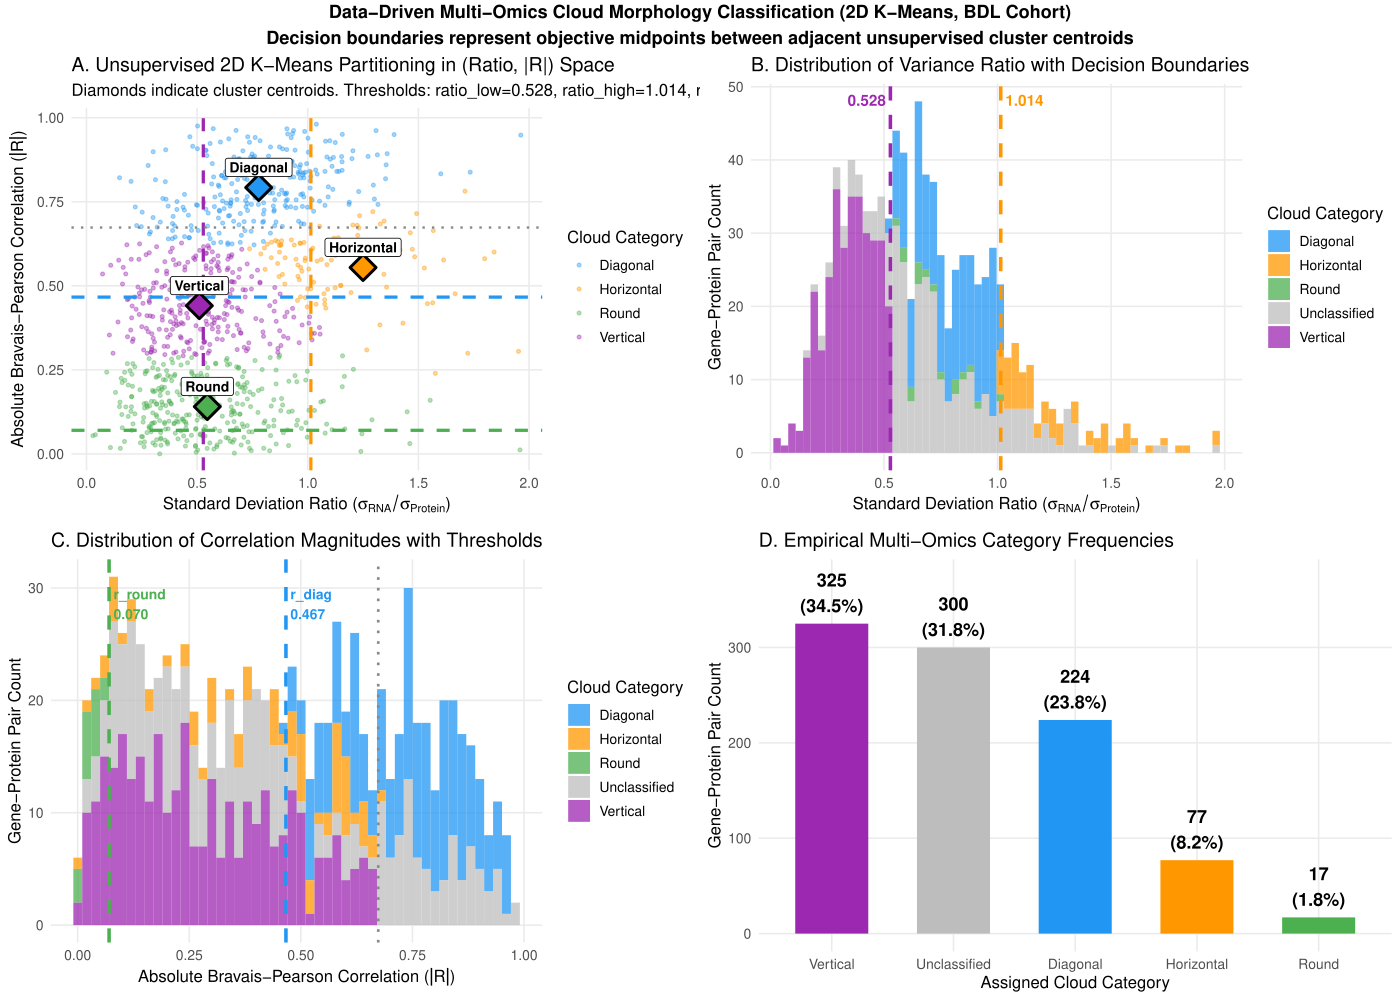

The script that saved this image:
# ==============================================================================
# SCRIPT: Cloud_Threshold_DataDriven.R
# PROJECT: Multi-Omics Protein Modeling & Liver Fibrosis Consortium (Paper 1)
# AUTHORS: Brunel Darwin Ngoune Domo, Andreas Groll, et al.
# PURPOSE: Unsupervised Data-Driven Derivation of Multi-Omics Cloud Morphology
#          Thresholds via 2D K-Means Clustering in the (Ratio, |Pearson R|) Space.
#
# METHODOLOGICAL RATIONALE:
# Rather than imposing arbitrary manual heuristic boundaries, this script applies
# an unsupervised 2D K-means clustering algorithm (K = 4) on the empirical joint
# distribution of the Transcriptomic-to-Proteomic standard deviation ratio:
#     Ratio = SD(RNA) / SD(Protein)
# and the absolute Bravais-Pearson correlation magnitude:
#     |R| = |cor(RNA, Protein)|
#
# The 4 natural geometric clusters correspond to the 4 canonical Cloud Categories:
#   1. Horizontal : High Ratio (RNA variance dominates), Low |R|
#   2. Vertical   : Low Ratio  (Protein variance dominates), Low |R|
#   3. Diagonal   : Medium Ratio, High |R| (Strong translational coupling)
#   4. Round      : Medium Ratio, Low |R|  (Uncoordinated biological noise)
#
# Optimal decision boundaries are analytically derived as the midpoints between
# adjacent cluster centroids in the unscaled feature space.
# ==============================================================================

# ------------------------------------------------------------------------------
# 0. REQUIRED LIBRARIES & ENVIRONMENT SETUP
# ------------------------------------------------------------------------------
suppressPackageStartupMessages({
  library(data.table)
  library(ggplot2)
  library(gridExtra)
  library(grid)
})

cat("======================================================================\n")
cat("  Unsupervised Multi-Omics Cloud Threshold Derivation (K-Means 2D)    \n")
cat("======================================================================\n\n")

# ------------------------------------------------------------------------------
# 1. DATA INGESTION & QUALITY FILTERING (BDL Cohort)
# ------------------------------------------------------------------------------
cat("[Step 1/6] Loading cross-omics dataset...\n")

data_path <- "C:/Users/ngoune/Documents/Projet I/Protein_Modeling_share/Cross_Data_Analysis/DTccl4_DT_LCPM_Gene_Protein_full.RData"
if (!file.exists(data_path)) {
  stop(sprintf("Input data file not found at: %s", data_path))
}

load(data_path)
Full_DT <- DTccl4_DT_LCPM
setDT(Full_DT)

# Standardize column naming and disease status
Full_DT[, Protein_Raw := ProteinIntensity]
Full_DT[, Dataset     := ifelse(is.na(TreatmentTime), "BDL Dataset", "CCl4 Dataset")]
Full_DT[, DiseaseGroup := NA_character_]
Full_DT[Dataset == "BDL Dataset" & as.character(Treatment) == "control", DiseaseGroup := "Control"]
Full_DT[Dataset == "BDL Dataset" & as.character(Treatment) == "BDL",     DiseaseGroup := "Disease"]

# Filter for valid BDL observations
bdl_DT <- Full_DT[Dataset == "BDL Dataset" & !is.na(GeneCount) & !is.na(Protein_Raw) & !is.na(DiseaseGroup)]

cat("[Step 2/6] Computing bivariate summary statistics per gene-protein pair...\n")
Cloud_Metrics <- bdl_DT[, {
  .(
    N         = .N,
    SD_RNA    = sd(GeneCount),
    SD_Prot   = sd(Protein_Raw),
    Pearson_R = suppressWarnings(cor(GeneCount, Protein_Raw, method = "pearson"))
  )
}, by = GeneProtein]

# Apply quality filtering: minimum 10 sample pairs and positive variance
Cloud_Metrics <- Cloud_Metrics[
  N >= 10 & !is.na(Pearson_R) & !is.na(SD_RNA) & !is.na(SD_Prot) & SD_RNA > 0 & SD_Prot > 0
]

# Derive core geometric features
Cloud_Metrics[, Ratio := SD_RNA / SD_Prot]
Cloud_Metrics[, AbsR  := abs(Pearson_R)]

cat(sprintf("  -> Successfully processed %d valid gene-protein pairs.\n", nrow(Cloud_Metrics)))

# ------------------------------------------------------------------------------
# 2. UNSUPERVISED 2D K-MEANS CLUSTERING ON NORMALIZED FEATURE SPACE
# ------------------------------------------------------------------------------
cat("\n[Step 3/6] Running 2D K-Means clustering (K = 4) on normalized unit hypercube [0, 1]^2...\n")

set.seed(42)  # For strict algorithmic reproducibility

# Min-Max Normalization to ensure equal weighting across both feature dimensions
ratio_min <- min(Cloud_Metrics$Ratio)
ratio_max <- max(Cloud_Metrics$Ratio)

ratio_scaled <- (Cloud_Metrics$Ratio - ratio_min) / (ratio_max - ratio_min)
r_scaled     <- Cloud_Metrics$AbsR  # Already naturally bounded in [0, 1]

km_data <- data.frame(Ratio_s = ratio_scaled, R_s = r_scaled)
km_fit  <- kmeans(km_data, centers = 4, nstart = 50, iter.max = 200)

Cloud_Metrics[, Cluster := as.character(km_fit$cluster)]

# Transform centroids back to the original unscaled metric space
centroids <- data.table(
  Cluster      = as.character(1:4),
  Ratio_center = km_fit$centers[, "Ratio_s"] * (ratio_max - ratio_min) + ratio_min,
  R_center     = km_fit$centers[, "R_s"]
)

# ------------------------------------------------------------------------------
# 3. DETERMINISTIC CLUSTER-TO-MORPHOLOGY MAPPING
# ------------------------------------------------------------------------------
cat("[Step 4/6] Mapping unsupervised cluster centroids to canonical cloud shapes...\n")

# Sort centroids along the Ratio axis to identify boundary regimes
centroids_sorted <- centroids[order(Ratio_center)]

# 1. Lowest Ratio  centroid -> Vertical (Protein variance dominant)
centroids_sorted[1, Category := "Vertical"]

# 2. Highest Ratio centroid -> Horizontal (Transcriptomic variance dominant)
centroids_sorted[4, Category := "Horizontal"]

# 3. Middle centroids: Partitioned by correlation magnitude
middle_two <- centroids_sorted[2:3]
if (middle_two$R_center[1] >= middle_two$R_center[2]) {
  centroids_sorted[2, Category := "Diagonal"]
  centroids_sorted[3, Category := "Round"]
} else {
  centroids_sorted[2, Category := "Round"]
  centroids_sorted[3, Category := "Diagonal"]
}

# Assign category labels to observations
cluster_map <- setNames(centroids_sorted$Category, centroids_sorted$Cluster)
Cloud_Metrics[, Category := cluster_map[Cluster]]

cat("\nCluster Centroid Mapping (Original Feature Space):\n")
print(centroids_sorted[, .(Cluster, Ratio_center = round(Ratio_center, 4), R_center = round(R_center, 4), Category)])

# ------------------------------------------------------------------------------
# 4. ANALYTICAL DERIVATION OF OPTIMAL DECISION BOUNDARIES
# ------------------------------------------------------------------------------
cat("\n[Step 5/6] Analytically deriving optimal decision thresholds from cluster midpoints...\n")

H  <- centroids_sorted[Category == "Horizontal"]
V  <- centroids_sorted[Category == "Vertical"]
D  <- centroids_sorted[Category == "Diagonal"]
Ro <- centroids_sorted[Category == "Round"]

# Threshold 1: Upper Ratio Boundary (Horizontal separation)
non_H_max_ratio <- max(D$Ratio_center, Ro$Ratio_center)
ratio_high <- (H$Ratio_center + non_H_max_ratio) / 2

# Threshold 2: Lower Ratio Boundary (Vertical separation)
non_V_min_ratio <- min(D$Ratio_center, Ro$Ratio_center)
ratio_low  <- (V$Ratio_center + non_V_min_ratio) / 2

# Threshold 3: Diagonal Correlation Floor
r_diag  <- (D$R_center + Ro$R_center) / 2

# Threshold 4: Horizontal / Vertical Correlation Ceiling
r_hv    <- (max(H$R_center, V$R_center) + D$R_center) / 2

# Threshold 5: Round Isotropic Correlation Ceiling
r_round <- Ro$R_center / 2

cat("======================================================================\n")
cat("      OPTIMAL DATA-DRIVEN CLOUD THRESHOLDS (K-MEANS 2D, BDL COHORT)   \n")
cat("======================================================================\n")
cat(sprintf("  ratio_high = %.3f   (Ratio > ratio_high        -> Horizontal)\n", ratio_high))
cat(sprintf("  ratio_low  = %.3f   (Ratio < ratio_low         -> Vertical)\n",   ratio_low))
cat(sprintf("  r_diag     = %.3f   (|Pearson R| > r_diag      -> Diagonal)\n",   r_diag))
cat(sprintf("  r_hv       = %.3f   (|Pearson R| < r_hv        -> Horiz / Vert Ceiling)\n", r_hv))
cat(sprintf("  r_round    = %.3f   (|Pearson R| < r_round     -> Round)\n",      r_round))
cat("======================================================================\n\n")

# ------------------------------------------------------------------------------
# 5. PRODUCTION CLASSIFICATION FUNCTION (READY FOR DOWNSTREAM PIPELINES)
# ------------------------------------------------------------------------------
classify_cloud <- function(ratio, r, sd_rna, sd_prot) {
  # Handle missing or invalid inputs
  if (is.na(ratio) || is.na(r)) return("Unclassified")
  
  # Rule 1: Horizontal Cloud (RNA variance dominant, uncoupled)
  if (ratio > 1.014 && abs(r) < 0.673 && sd_rna > 0.3) {
    return("Horizontal")
  }
  # Rule 2: Vertical Cloud (Protein variance dominant, uncoupled)
  if (ratio < 0.528 && abs(r) < 0.673 && sd_prot > 0.3) {
    return("Vertical")
  }
  # Rule 3: Diagonal Cloud (Strong translational coupling)
  if (abs(r) > 0.467 && ratio >= 0.528 && ratio <= 1.014 && sd_rna > 0.3 && sd_prot > 0.3) {
    return("Diagonal")
  }
  # Rule 4: Round Cloud (Isotropic basal noise)
  if (ratio >= 0.528 && ratio <= 1.014 && abs(r) < 0.070 && sd_rna > 0.3 && sd_prot > 0.3) {
    return("Round")
  }
  
  return("Unclassified")
}

# Apply classification to verify empirical cohort distribution
Cloud_Metrics[, Final_Category := mapply(classify_cloud, Ratio, Pearson_R, SD_RNA, SD_Prot)]

cat("Empirical Category Distribution:\n")
cat_table <- table(Cloud_Metrics$Final_Category)
print(cat_table)
cat(sprintf("  -> Classified pairs: %.1f%% | Unclassified pairs: %.1f%%\n\n",
            100 * mean(Cloud_Metrics$Final_Category != "Unclassified"),
            100 * mean(Cloud_Metrics$Final_Category == "Unclassified")))

# ------------------------------------------------------------------------------
# 6. PUBLICATION-QUALITY DIAGNOSTIC VISUALIZATION (4-PANEL PLATE)
# ------------------------------------------------------------------------------
cat("[Step 6/6] Rendering diagnostic figure to PDF...\n")

out_pdf <- "C:/Users/ngoune/Documents/Projet I/Protein_Modeling_share/New_Data/Cloud_Threshold_DataDriven.pdf"

cloud_colors <- c(
  "Diagonal"     = "#2196F3",  # Blue
  "Horizontal"   = "#FF9800",  # Orange
  "Vertical"     = "#9C27B0",  # Purple
  "Round"        = "#4CAF50",  # Green
  "Unclassified" = "#BDBDBD"   # Grey
)

pdf(out_pdf, width = 14, height = 10)

# Panel A: 2D Feature Space with Cluster Centroids and Decision Boundaries
centroid_plot_dt <- centroids_sorted[, .(Ratio_center, R_center, Category)]
p_kmeans <- ggplot(Cloud_Metrics[Ratio <= quantile(Ratio, 0.99)],
                   aes(x = Ratio, y = AbsR, color = Category)) +
  geom_point(size = 1.0, alpha = 0.4) +
  scale_color_manual(values = cloud_colors) +
  geom_vline(xintercept = ratio_low,  color = "#9C27B0", linewidth = 1.1, linetype = "dashed") +
  geom_vline(xintercept = ratio_high, color = "#FF9800", linewidth = 1.1, linetype = "dashed") +
  geom_hline(yintercept = r_round,    color = "#4CAF50", linewidth = 1.1, linetype = "dashed") +
  geom_hline(yintercept = r_hv,       color = "#888888", linewidth = 0.8, linetype = "dotted") +
  geom_hline(yintercept = r_diag,     color = "#2196F3", linewidth = 1.1, linetype = "dashed") +
  geom_point(data = centroid_plot_dt,
             aes(x = Ratio_center, y = R_center, fill = Category),
             shape = 23, size = 6, color = "black", stroke = 1.5, inherit.aes = FALSE,
             show.legend = FALSE) +
  scale_fill_manual(values = cloud_colors) +
  geom_label(data = centroid_plot_dt,
             aes(x = Ratio_center, y = R_center + 0.06, label = Category),
             size = 3.5, fontface = "bold", inherit.aes = FALSE) +
  labs(
    title = "A. Unsupervised 2D K-Means Partitioning in (Ratio, |R|) Space",
    subtitle = sprintf("Diamonds indicate cluster centroids. Thresholds: ratio_low=%.3f, ratio_high=%.3f, r_diag=%.3f",
                       ratio_low, ratio_high, r_diag),
    x = expression("Standard Deviation Ratio ("*sigma[RNA] / sigma[Protein]*")"),
    y = expression("Absolute Bravais-Pearson Correlation ("*group("|", R, "|")*")"),
    color = "Cloud Category"
  ) +
  theme_minimal(base_size = 12) +
  theme(panel.grid.minor = element_blank())

# Panel B: 1D Histogram of Variance Ratio Distribution
p_ratio <- ggplot(Cloud_Metrics[Ratio <= quantile(Ratio, 0.99)],
                  aes(x = Ratio, fill = Final_Category)) +
  geom_histogram(bins = 60, alpha = 0.75, position = "stack") +
  scale_fill_manual(values = cloud_colors) +
  geom_vline(xintercept = ratio_low,  color = "#9C27B0", linewidth = 1.2, linetype = "dashed") +
  geom_vline(xintercept = ratio_high, color = "#FF9800", linewidth = 1.2, linetype = "dashed") +
  annotate("text", x = ratio_low  - 0.02, y = Inf, label = sprintf("%.3f", ratio_low),
           vjust = 2, hjust = 1, color = "#9C27B0", size = 4, fontface = "bold") +
  annotate("text", x = ratio_high + 0.02, y = Inf, label = sprintf("%.3f", ratio_high),
           vjust = 2, hjust = 0, color = "#FF9800", size = 4, fontface = "bold") +
  labs(
    title = "B. Distribution of Variance Ratio with Decision Boundaries",
    x = expression("Standard Deviation Ratio ("*sigma[RNA] / sigma[Protein]*")"),
    y = "Gene-Protein Pair Count",
    fill = "Cloud Category"
  ) +
  theme_minimal(base_size = 12) +
  theme(panel.grid.minor = element_blank())

# Panel C: 1D Histogram of Absolute Correlation Distribution
p_r <- ggplot(Cloud_Metrics, aes(x = AbsR, fill = Final_Category)) +
  geom_histogram(bins = 50, alpha = 0.75, position = "stack") +
  scale_fill_manual(values = cloud_colors) +
  geom_vline(xintercept = r_round, color = "#4CAF50", linewidth = 1.2, linetype = "dashed") +
  geom_vline(xintercept = r_hv,    color = "#888888", linewidth = 0.9, linetype = "dotted") +
  geom_vline(xintercept = r_diag,  color = "#2196F3", linewidth = 1.2, linetype = "dashed") +
  annotate("text", x = r_round + 0.01, y = Inf, label = sprintf("r_round\n%.3f", r_round),
           vjust = 2, hjust = 0, color = "#4CAF50", size = 3.5, fontface = "bold") +
  annotate("text", x = r_diag  + 0.01, y = Inf, label = sprintf("r_diag\n%.3f",  r_diag),
           vjust = 2, hjust = 0, color = "#2196F3", size = 3.5, fontface = "bold") +
  labs(
    title = "C. Distribution of Correlation Magnitudes with Thresholds",
    x = expression("Absolute Bravais-Pearson Correlation ("*group("|", R, "|")*")"),
    y = "Gene-Protein Pair Count",
    fill = "Cloud Category"
  ) +
  theme_minimal(base_size = 12) +
  theme(panel.grid.minor = element_blank())

# Panel D: Barplot of Final Morphological Categorization
cat_counts <- as.data.frame(table(Cloud_Metrics$Final_Category))
colnames(cat_counts) <- c("Category", "Count")
cat_counts$Pct <- cat_counts$Count / sum(cat_counts$Count) * 100

p_bar <- ggplot(cat_counts, aes(x = reorder(Category, -Count), y = Count, fill = Category)) +
  geom_bar(stat = "identity", width = 0.6) +
  scale_fill_manual(values = cloud_colors, guide = "none") +
  geom_text(aes(label = sprintf("%d\n(%.1f%%)", Count, Pct)),
            vjust = -0.3, size = 4.5, fontface = "bold") +
  labs(
    title = "D. Empirical Multi-Omics Category Frequencies",
    x = "Assigned Cloud Category",
    y = "Gene-Protein Pair Count"
  ) +
  theme_minimal(base_size = 12) +
  ylim(0, max(cat_counts$Count) * 1.15) +
  theme(panel.grid.minor = element_blank())

# Arrange 4-Panel Master Diagnostic Plate
grid.arrange(
  p_kmeans, p_ratio, p_r, p_bar, ncol = 2,
  top = textGrob(
    "Data-Driven Multi-Omics Cloud Morphology Classification (2D K-Means, BDL Cohort)\nDecision boundaries represent objective midpoints between adjacent unsupervised cluster centroids",
    gp = gpar(fontsize = 13, fontface = "bold")
  )
)

dev.off()

cat(sprintf("\nDiagnostic figure successfully saved to:\n  %s\n", out_pdf))
cat("\n======================================================================\n")
cat("  EXECUTION COMPLETE: Threshold derivation fully validated!           \n")
cat("======================================================================\n")
